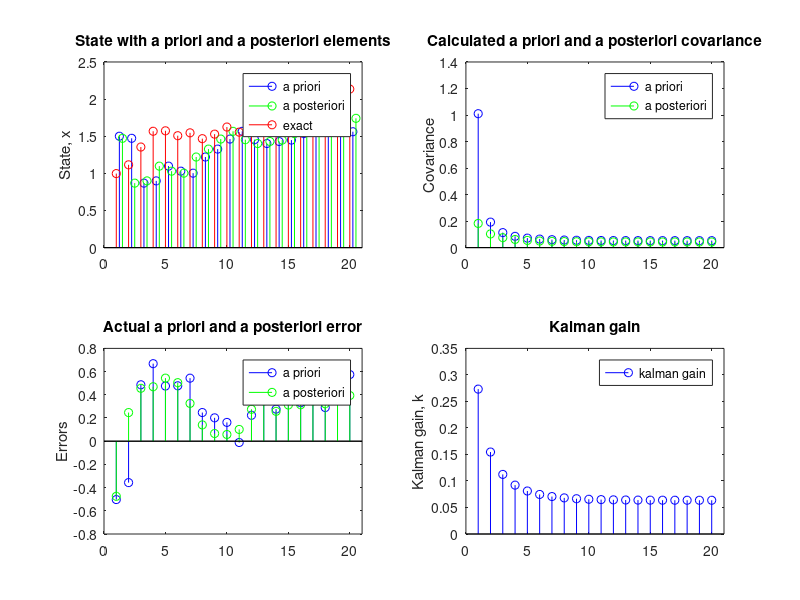

Recreate this plot in MATLAB.
%Define the length of the simulation.
nlen=20;

%Define the system.
a=1;
h=3;

%Define the noise covariances.
Q=0.01;
R=2;

%Preallocate memory for all arrays.  Note that this is not really necessary
%but speeds up MatLab a bit.
%However, it is necessary to come up with initial estimates (guesses) for
%   1) the state.
%   2) the a priori error.
x=zeros(1,nlen);
z=zeros(1,nlen);
xapriori=zeros(1,nlen);
xaposteriori=zeros(1,nlen);
residual=zeros(1,nlen);
papriori=ones(1,nlen);
paposteriori=ones(1,nlen);
k=zeros(1,nlen);

%Calculate the process and measurement noise.
w1=randn(1,nlen);   %This line and the next can be commented out after running
v1=randn(1,nlen);   %the script once to generate multiple runs with identical
                    %noise (for better comparison).
w=w1*sqrt(Q);
v=v1*sqrt(R);

%Initial condition on the state, x.
x_0=1.0;

%Initial guesses for state and a posteriori covariance.
xaposteriori_0=1.5;
paposteriori_0=1;

%Calculate the first estimates for all values based upon the initial guess
%of the state and the a posteriori covariance.  The rest of the steps will
%be calculated in a loop.
%
%Calculate the state and the output
x(1)=a*x_0+w(1);
z(1)=h*x(1)+v(1);
%Predictor equations
xapriori(1)=a*xaposteriori_0;
residual(1)=z(1)-h*xapriori(1);
papriori(1)=a*a*paposteriori_0+Q;
%Corrector equations
k(1)=h*papriori(1)/(h*h*papriori(1)+R);
paposteriori(1)=papriori(1)*(1-h*k(1));
xaposteriori(1)=xapriori(1)+k(1)*residual(1);

%Calculate the rest of the values.
for j=2:nlen,
    %Calculate the state and the output
    x(j)=a*x(j-1)+w(j);
    z(j)=h*x(j)+v(j);
    %Predictor equations
    xapriori(j)=a*xaposteriori(j-1);
    residual(j)=z(j)-h*xapriori(j);
    papriori(j)=a*a*paposteriori(j-1)+Q;
    %Corrector equations
    k(j)=h*papriori(j)/(h*h*papriori(j)+R);
    paposteriori(j)=papriori(j)*(1-h*k(j));
    xaposteriori(j)=xapriori(j)+k(j)*residual(j);
end

j=1:nlen;

%Plot states and state estimates
subplot(221);
h1=stem(j+0.25,xapriori,'b');
hold on
h2=stem(j+0.5,xaposteriori,'g');
h3=stem(j,x,'r');
hold off
%Make nice formatting.
legend([h1(1) h2(1) h3(1)],'a priori','a posteriori','exact');
title('State with a priori and a posteriori elements');
ylabel('State, x');
xlim=[0 length(j)+1];
set(gca,'XLim',xlim);

%Plot covariance
subplot(222);
h1=stem(j,papriori,'b');
hold on;
h2=stem(j,paposteriori,'g');
hold off
legend([h1(1) h2(1)],'a priori','a posteriori');
title('Calculated a priori and a posteriori covariance');
ylabel('Covariance');
set(gca,'XLim',xlim);  %Set limits the same as first graph

%Plot errors
subplot(223);
h1=stem(j,x-xapriori,'b');
hold on
h2=stem(j,x-xaposteriori,'g');
hold off
legend([h1(1) h2(1)],'a priori','a posteriori');
title('Actual a priori and a posteriori error');
ylabel('Errors');
set(gca,'XLim',xlim);  %Set limits the same as first graph

%Plot kalman gain, k
subplot(224);
h1=stem(j,k,'b');
legend([h1(1)],'kalman gain');
title('Kalman gain');
ylabel('Kalman gain, k');
set(gca,'XLim',xlim);  %Set limits the same as first graph
